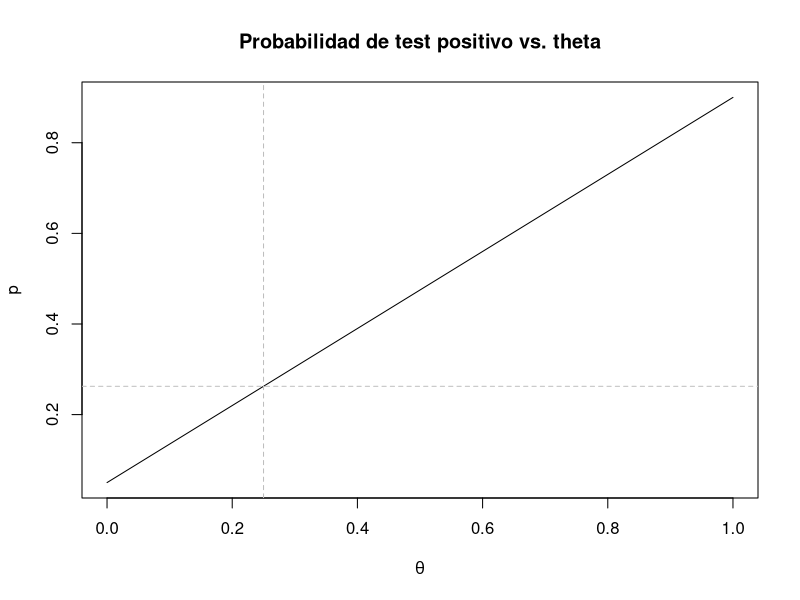
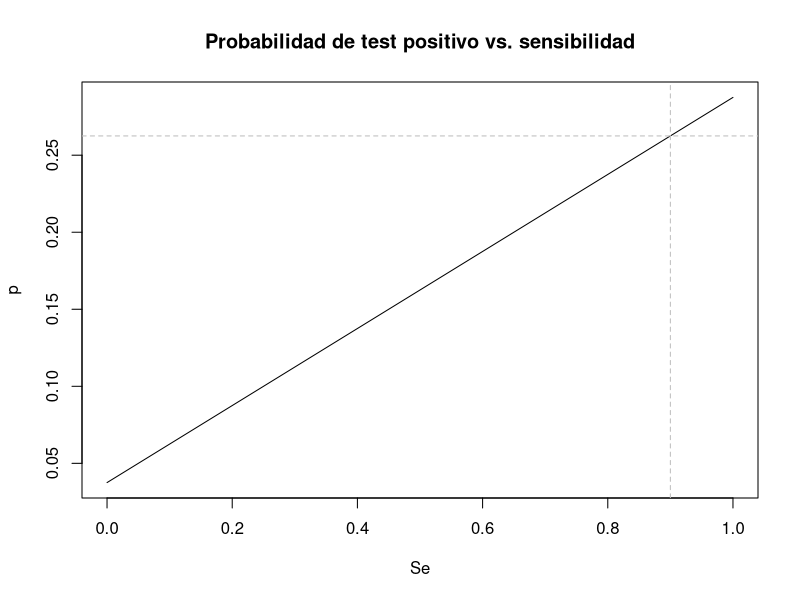
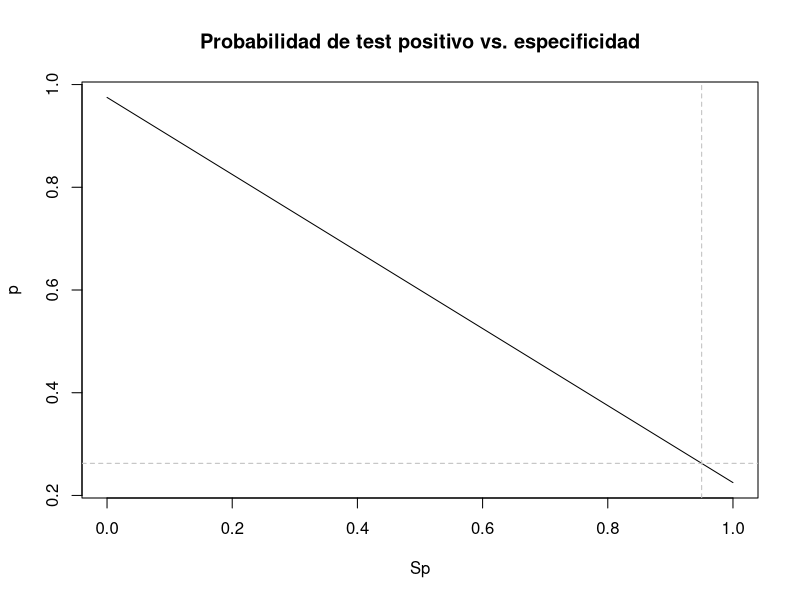
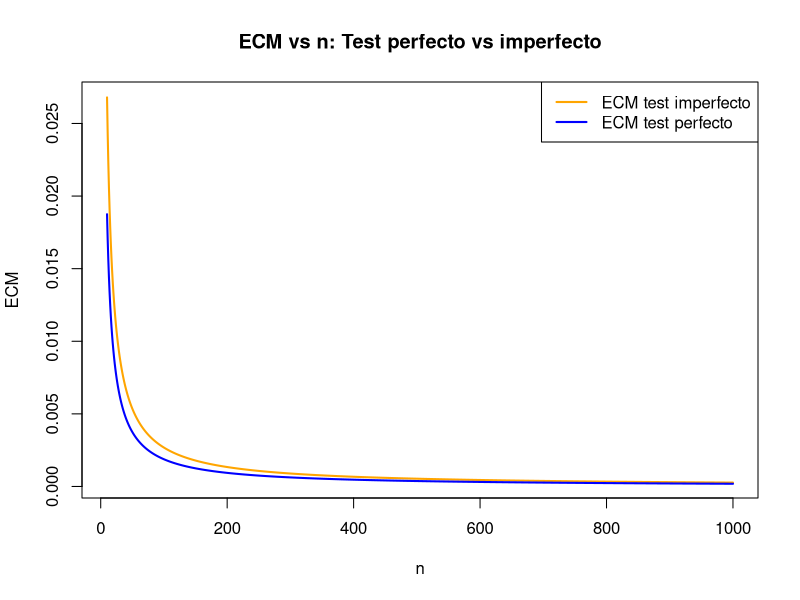
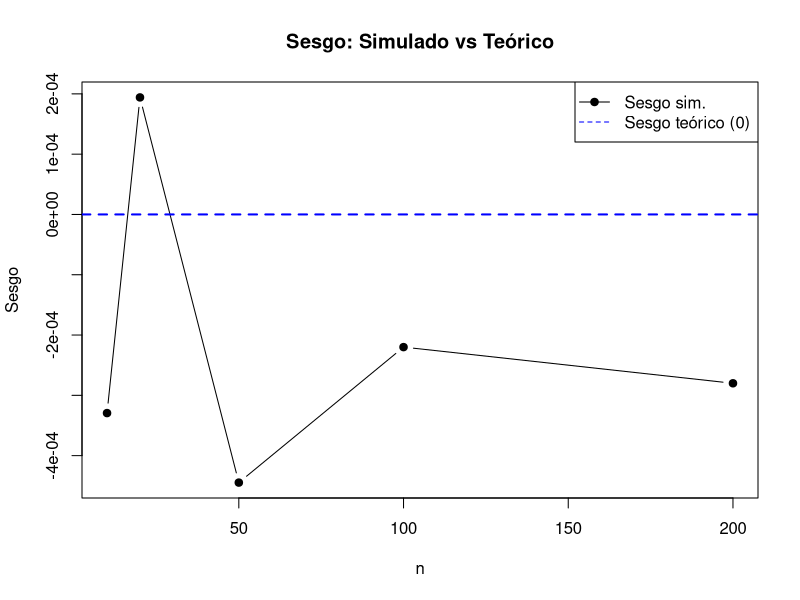
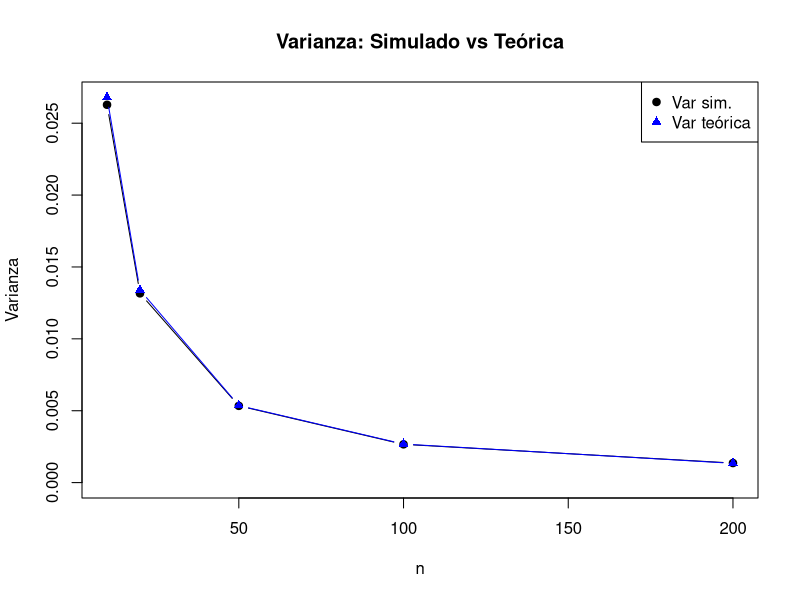
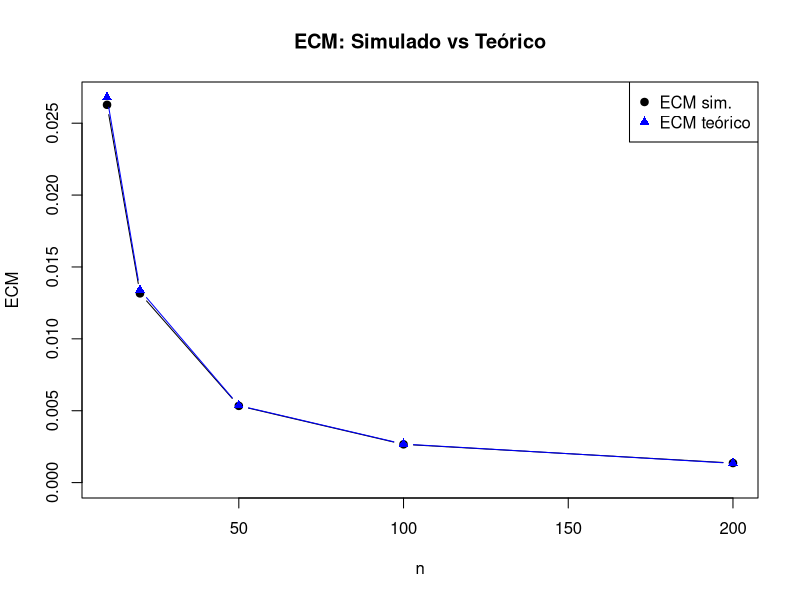
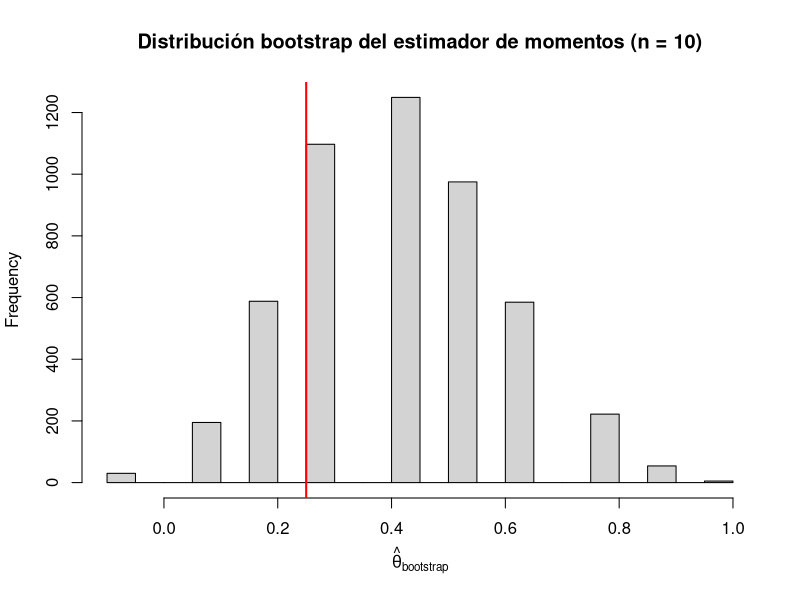

Write R code to recreate these figures, in order.
## ---- chunk 1
set.seed(43)

tita <- 0.25
ns <- c(10, 20, 50, 100, 1000, 10000) #valores de n para los cuales vamos a evaluar la cobertura
Nrep <- 5000                          #empirica
z <- qnorm(0.975)

cubrimientoN <- 0

for (j in seq_along(ns)){
  n <- ns[j]
  cubrimiento <- 0
  
  for(i in 1:Nrep){                                         #repito el experimento 5000 veces.
    muestra <- rbinom(1,n,tita)
    
    estTita <- muestra/n
    termino <- z * sqrt((estTita*(1-estTita))/n)
    intervalo <- c(estTita - termino, estTita + termino)
    
    cubrimiento[i] <- intervalo[1] <= tita && tita <= intervalo[2]
  }
  
  cubrimientoN[j] <- mean(cubrimiento)                  #promedio de veces que el valor real de 
                                                        #tita cayó en el intervalo.
}

cubrimientoEmpirico <- data.frame(n = ns, cubrimiento = cubrimientoN)
## ---- chunk 2
## Valores fijos
Se_fijo  <- 0.9
Sp_fijo  <- 0.95
theta_fijo <- 0.25

## a
theta_grid <- seq(0, 1, length.out = 1000)
p_theta <- Se_fijo * theta_grid + (1 - Sp_fijo) * (1 - theta_grid)

plot(theta_grid, p_theta, type = "l",
     xlab = expression(theta),
     ylab = "p",
     main = "Probabilidad de test positivo vs. theta")
abline(v = theta_fijo, col = "gray", lty = 2)
abline(h = Se_fijo * theta_fijo + (1 - Sp_fijo) * (1 - theta_fijo),
       col = "gray", lty = 2)

## b
Se_grid <- seq(0, 1, length.out = 1000)
p_Se <- Se_grid * theta_fijo + (1 - Sp_fijo) * (1 - theta_fijo)

plot(Se_grid, p_Se, type = "l",
     xlab = "Se",
     ylab = "p",
     main = "Probabilidad de test positivo vs. sensibilidad")
abline(v = Se_fijo, col = "gray", lty = 2)
abline(h = Se_fijo * theta_fijo + (1 - Sp_fijo) * (1 - theta_fijo),
       col = "gray", lty = 2)

## c
Sp_grid <- seq(0, 1, length.out = 1000)
p_Sp <- Se_fijo * theta_fijo + (1 - Sp_grid) * (1 - theta_fijo)

plot(Sp_grid, p_Sp, type = "l",
     xlab = "Sp",
     ylab = "p",
     main = "Probabilidad de test positivo vs. especificidad")
abline(v = Sp_fijo, col = "gray", lty = 2)
abline(h = Se_fijo * theta_fijo + (1 - Sp_fijo) * (1 - theta_fijo),
       col = "gray", lty = 2)

## ---- chunk 3

# Parámetros
tita <- 0.25
Se <- 0.9
Sp <- 0.95

# p real del test imperfecto
p <- (Se + Sp - 1)*tita + (1 - Sp)

# Rango de n
ns <- 10:1000

# ECM del test perfecto
ECM_perfecto <- tita*(1 - tita) / ns

# ECM del test imperfecto 
ECM_imperfecto <- p*(1 - p) / (ns * (Se + Sp - 1)^2)

# Gráfico
plot(ns, ECM_imperfecto,
     type="l", col="orange", lwd=2,
     xlab="n", ylab="ECM",
     main="ECM vs n: Test perfecto vs imperfecto")

lines(ns, ECM_perfecto, col="blue", lwd=2)

legend("topright",
       legend=c("ECM test imperfecto", "ECM test perfecto"),
       col=c("orange", "blue"), lwd=2)

## ---- chunk 4
R <- 10000
ns <- c(10, 20, 50, 100, 200) 

# Función estimador de momentos
tita_corregida <- function(p_hat, Se, Sp) {
  (p_hat - (1 - Sp)) / (Se + Sp - 1)
}

# resultados
resultados_imp <- data.frame(
  n = ns,
  bias_sim = NA,
  var_sim  = NA,
  ecm_sim  = NA,
  var_teo  = NA,
  ecm_teo  = NA
)

for (i in seq_along(ns)) {
  n <- ns[i]
  est_imp <- numeric(R)

  # Probabilidad real del test positivo
  p_Y <- Se*tita + (1 - Sp)*(1 - tita)

  for (r in 1:R) {

    # 1) Genero la muestra de T correctamente
    T <- rbinom(n, 1, p_Y)

    # 2) Estimador de momentos
    p_hat <- mean(T)
    est_imp[r] <- tita_corregida(p_hat, Se, Sp)
  }

  # --- Estadísticos simulados ---
  bias_sim <- mean(est_imp) - tita
  var_sim  <- var(est_imp)
  ecm_sim  <- mean((est_imp - tita)^2)

  # --- Valores teóricos ---
  p_true <- p_Y
  denom  <- Se + Sp - 1
  var_teo <- (p_true*(1 - p_true)) / (n * denom^2)
  ecm_teo <- var_teo   # insesgado

  # --- Guardar ---
  resultados_imp$bias_sim[i] <- bias_sim
  resultados_imp$var_sim[i]  <- var_sim
  resultados_imp$ecm_sim[i]  <- ecm_sim
  resultados_imp$var_teo[i]  <- var_teo
  resultados_imp$ecm_teo[i]  <- ecm_teo
}





## ---- chunk 5

## SESGO (teórico = 0)
plot(resultados_imp$n, resultados_imp$bias_sim,
     type="b", pch=19,
     xlab="n", ylab="Sesgo",
     main="Sesgo: Simulado vs Teórico",
     ylim=c(min(resultados_imp$bias_sim), max(resultados_imp$bias_sim)))

# línea de sesgo teórico = 0
abline(h = 0, col="blue", lwd=2, lty=2)

legend("topright",
       legend=c("Sesgo sim.", "Sesgo teórico (0)"),
       col=c("black","blue"), pch=c(19, NA), lty=c(1,2))

## ---- chunk 6

## VARIANZA
plot(resultados_imp$n, resultados_imp$var_sim,
     type="b", pch=19,
     xlab="n", ylab="Varianza",
     main="Varianza: Simulado vs Teórica",
     ylim=c(0, max(resultados_imp$var_sim, resultados_imp$var_teo)))

lines(resultados_imp$n, resultados_imp$var_teo,
      type="b", pch=17, col="blue")

legend("topright",
       legend=c("Var sim.", "Var teórica"),
       col=c("black","blue"), pch=c(19,17))


## ---- chunk 7

## ECM
plot(resultados_imp$n, resultados_imp$ecm_sim,
     type="b", pch=19,
     xlab="n", ylab="ECM",
     main="ECM: Simulado vs Teórico",
     ylim=c(0, max(resultados_imp$ecm_sim, resultados_imp$ecm_teo)))

lines(resultados_imp$n, resultados_imp$ecm_teo,
      type="b", pch=17, col="blue")

legend("topright",
       legend=c("ECM sim.", "ECM teórico"),
       col=c("black","blue"), pch=c(19,17))


## ---- chunk 8

n <- 10     # tamaño de la muestra
B <- 5000   # cantidad de réplicas bootstrap

# Probabilidad real de T = 1 bajo test imperfecto
p_Y <- Se * tita + (1 - Sp) * (1 - tita)

# Genero una muestra original de T
T <- rbinom(n, 1, p_Y)

# Bootstrap no paramétrico
boot_est <- numeric(B)

for (b in 1:B) {
  T_boot <- sample(T, size = n, replace = TRUE)
  p_hat_boot <- mean(T_boot)
  boot_est[b] <- tita_corregida(p_hat_boot, Se, Sp)
}

# Histograma
hist(boot_est, breaks = 30, freq = TRUE,
     main = "Distribución bootstrap del estimador de momentos (n = 10)",
     xlab = expression(hat(theta)["bootstrap"]))

abline(v = tita, col = "red", lwd = 2)  # valor verdadero

## ---- chunk 9
tita <- 0.25
Se <- 0.9
Sp <- 0.95
p_Y <- Se * tita + (1 - Sp) * (1 - tita)

ns <-  c(10, 20, 50, 100, 1000)
R <- 700 #replicas Monte Carlo
B <- 1000 #remuestreos bootstrap

z <- qnorm(0.975)

res_list <- vector("list",length(ns))
names(res_list) <- as.character(ns)

for (j in seq_along(ns)){
  n <- ns[j]
  cubrimientos <- logical(R)
  longitudes <- numeric(R)
   
  for (r in 1:R){
     T <- rbinom(n,1,p_Y)
     boot_est <- numeric(B)
     
     for (b in 1:B){
       T_boot <- sample(T, size = n, replace = TRUE)
       p_hat_boot <- mean(T_boot)
       boot_est[b] <- tita_corregida(p_hat_boot, Se, Sp)
     }
     
     lower <- quantile(boot_est, probs = 0.025, names = FALSE)
     upper <- quantile(boot_est, probs = 0.975, names = FALSE)
     
     cubrimientos[r] <- (lower <= tita) && (tita <= upper)
     longitudes[r] <- (upper - lower)
  }
  
  res_list[[j]] <- list(
    n = n,
    cubrimiento = mean(cubrimientos),
    longitud_media = mean(longitudes)
  )
   
}

res_df <- do.call(rbind, lapply(res_list, function(z){
  data.frame(n = z$n,
             cubrimiento = z$cubrimiento,
             longitud_media = z$longitud_media)
}))
rownames(res_df) <- NULL
## ---- chunk 10
res_listAsint <- vector("list", length(ns))
names(res_listAsint) <- as.character(ns)

for (j in seq_along(ns)){
  n <- ns[j]
  cubrimientos <- logical(R)
  longitudes <- numeric(R)
  
  for (r in 1:R){
    T <- rbinom(n, 1, p_Y)
    
    p_hat <- mean(T)
    tita_hat <- tita_corregida(p_hat,Se,Sp)
    est_Var <- (p_hat*(1-p_hat))/(n*(Se+Sp-1)^2)
    
    termino <- z*sqrt(est_Var)
    lower <- tita_hat - termino
    upper <- tita_hat + termino
    
    cubrimientos[r] <- (lower <= tita) && (tita <= upper)
    longitudes[r] <- (upper - lower)
  }
  
  res_listAsint[[j]] <- list(
    n = n,
    cubrimiento = mean(cubrimientos),
    longitud_media = mean(longitudes)
  )
}

resAsint_df <- do.call(rbind, lapply(res_listAsint, function(z){
  data.frame(n = z$n,
             cubrimiento = z$cubrimiento,
             longitud_media = z$longitud_media)
}))
rownames(resAsint_df) <- NULL
## ---- chunk 11
knitr::kable(res_df, digits = 4, caption = "Bootstrap Percentil")
## ---- chunk 12
knitr::kable(resAsint_df, digits = 4, caption = "Intervalos Asintóticos")
